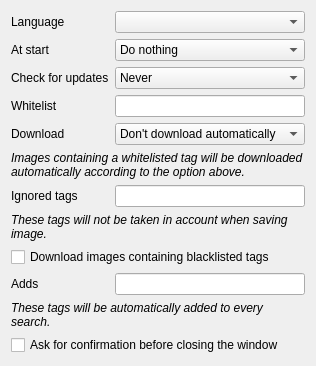
      <widget class="QWidget" name="pageGeneral">
       <layout class="QFormLayout" name="formLayout_14">
        <property name="fieldGrowthPolicy">
         <enum>QFormLayout::AllNonFixedFieldsGrow</enum>
        </property>
        <item row="0" column="0">
         <widget class="QLabel" name="label">
          <property name="text">
           <string>Language</string>
          </property>
         </widget>
        </item>
        <item row="0" column="1">
         <widget class="QComboBox" name="comboLanguages"/>
        </item>
        <item row="1" column="0">
         <widget class="QLabel" name="label_63">
          <property name="text">
           <string>At start</string>
          </property>
         </widget>
        </item>
        <item row="1" column="1">
         <widget class="QComboBox" name="comboStart">
          <item>
           <property name="text">
            <string>Do nothing</string>
           </property>
          </item>
          <item>
           <property name="text">
            <string>Load first page</string>
           </property>
          </item>
          <item>
           <property name="text">
            <string>Restore last session</string>
           </property>
          </item>
         </widget>
        </item>
        <item row="2" column="0">
         <widget class="QLabel" name="labelCheckForUpdates">
          <property name="text">
           <string>Check for updates</string>
          </property>
         </widget>
        </item>
        <item row="2" column="1">
         <widget class="QComboBox" name="comboCheckForUpdates">
          <property name="currentIndex">
           <number>4</number>
          </property>
          <item>
           <property name="text">
            <string>Every time</string>
           </property>
          </item>
          <item>
           <property name="text">
            <string>Once a day</string>
           </property>
          </item>
          <item>
           <property name="text">
            <string>Once a week</string>
           </property>
          </item>
          <item>
           <property name="text">
            <string>Once a month</string>
           </property>
          </item>
          <item>
           <property name="text">
            <string>Never</string>
           </property>
          </item>
         </widget>
        </item>
        <item row="3" column="0">
         <widget class="QLabel" name="label_48">
          <property name="text">
           <string>Whitelist</string>
          </property>
         </widget>
        </item>
        <item row="3" column="1">
         <widget class="QLineEdit" name="lineWhitelist"/>
        </item>
        <item row="4" column="0">
         <widget class="QLabel" name="label_50">
          <property name="text">
           <string>Download</string>
          </property>
         </widget>
        </item>
        <item row="4" column="1">
         <widget class="QComboBox" name="comboWhitelist">
          <property name="currentIndex">
           <number>0</number>
          </property>
          <item>
           <property name="text">
            <string>Don't download automatically</string>
           </property>
          </item>
          <item>
           <property name="text">
            <string>When loading image</string>
           </property>
          </item>
          <item>
           <property name="text">
            <string>When loading thumbnail</string>
           </property>
          </item>
         </widget>
        </item>
        <item row="5" column="0" colspan="2">
         <widget class="QLabel" name="label_51">
          <property name="text">
           <string>&lt;i&gt;Images containing a whitelisted tag will be downloaded automatically according to the option above.&lt;/i&gt;</string>
          </property>
          <property name="wordWrap">
           <bool>true</bool>
          </property>
         </widget>
        </item>
        <item row="6" column="0">
         <widget class="QLabel" name="label_49">
          <property name="text">
           <string>Ignored tags</string>
          </property>
         </widget>
        </item>
        <item row="6" column="1">
         <widget class="QLineEdit" name="lineIgnored"/>
        </item>
        <item row="7" column="0" colspan="2">
         <widget class="QLabel" name="label_52">
          <property name="text">
           <string>&lt;i&gt;These tags will not be taken in account when saving image.&lt;/i&gt;</string>
          </property>
          <property name="wordWrap">
           <bool>true</bool>
          </property>
         </widget>
        </item>
        <item row="8" column="0" colspan="2">
         <widget class="QCheckBox" name="checkDownloadBlacklisted">
          <property name="text">
           <string>Download images containing blacklisted tags</string>
          </property>
         </widget>
        </item>
        <item row="9" column="0">
         <widget class="QLabel" name="label_64">
          <property name="text">
           <string>Adds</string>
          </property>
         </widget>
        </item>
        <item row="9" column="1">
         <widget class="QLineEdit" name="lineAdd"/>
        </item>
        <item row="10" column="0" colspan="2">
         <widget class="QLabel" name="label_65">
          <property name="text">
           <string>&lt;i&gt;These tags will be automatically added to every search.&lt;/i&gt;</string>
          </property>
          <property name="wordWrap">
           <bool>true</bool>
          </property>
         </widget>
        </item>
        <item row="11" column="0" colspan="2">
         <widget class="QCheckBox" name="checkConfirmClose">
          <property name="text">
           <string>Ask for confirmation before closing the window</string>
          </property>
         </widget>
        </item>
       </layout>
       <zorder>label</zorder>
       <zorder>comboLanguages</zorder>
       <zorder>label_48</zorder>
       <zorder>label_50</zorder>
       <zorder>lineWhitelist</zorder>
       <zorder>comboWhitelist</zorder>
       <zorder>label_51</zorder>
       <zorder>label_49</zorder>
       <zorder>lineIgnored</zorder>
       <zorder>label_52</zorder>
       <zorder>checkDownloadBlacklisted</zorder>
       <zorder>label_63</zorder>
       <zorder>comboStart</zorder>
       <zorder>label_64</zorder>
       <zorder>label_65</zorder>
       <zorder>lineAdd</zorder>
       <zorder>checkConfirmClose</zorder>
       <zorder>labelCheckForUpdates</zorder>
       <zorder>comboCheckForUpdates</zorder>
      </widget>
